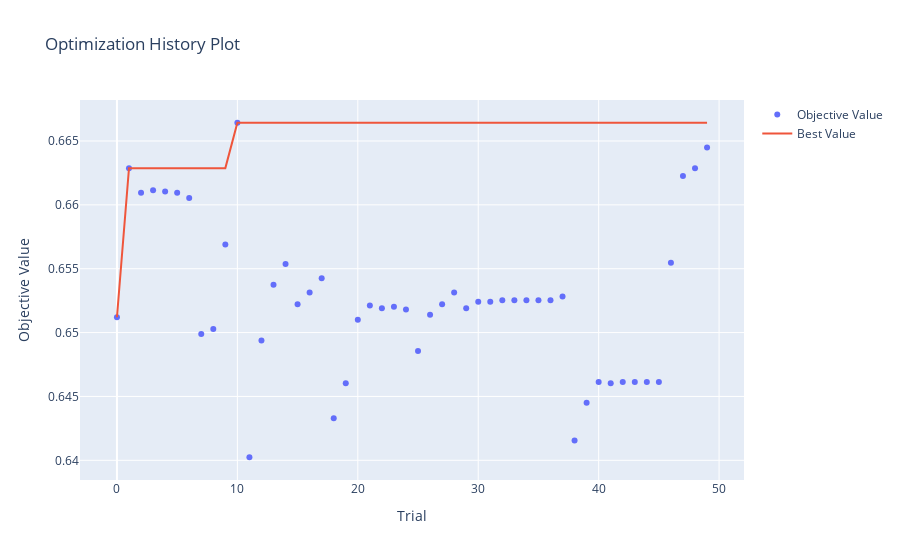
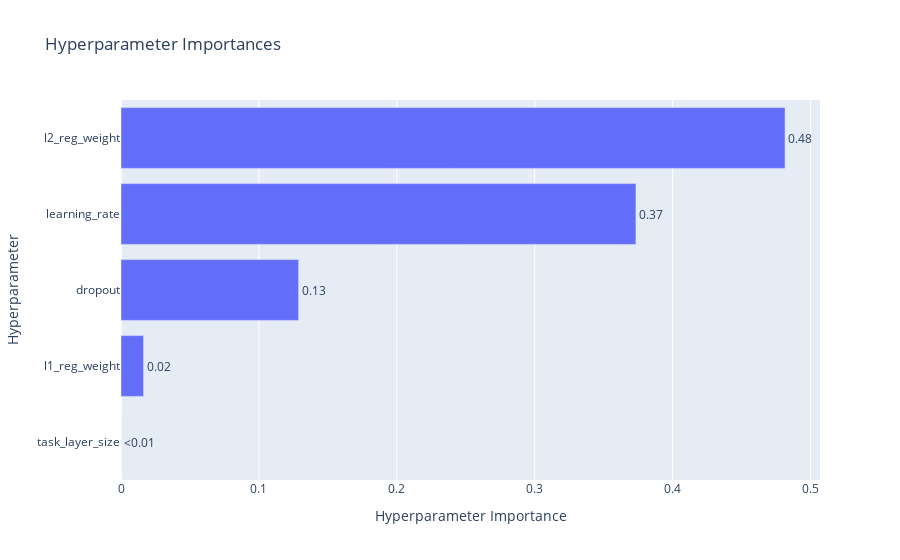

These figures' notebook cell, in order:
### Code cell
# Optionally, visualize the optimization history
try:
    import optuna.visualization as vis
    vis.plot_optimization_history(study).show()
    vis.plot_param_importances(study).show()
except ImportError:
    print("Optuna visualization is not available. Install optuna[visualization] for plotting.")

### Figure 1 — Plotly figure (JSON) as saved in the notebook; plotly's stock layout.template omitted (floating-point values rounded to 4 significant figures)
{"data": [{"mode": "markers", "name": "Objective Value", "type": "scatter", "x": [0, 1, 2, 3, 4, 5, 6, 7, 8, 9, 10, 11, 12, 13, 14, 15, 16, 17, 18, 19, 20, 21, 22, 23, 24, 25, 26, 27, 28, 29, 30, 31, 32, 33, 34, 35, 36, 37, 38, 39, 40, 41, 42, 43, 44, 45, 46, 47, 48, 49], "y": [0.6512, 0.6629, 0.6609, 0.6612, 0.661, 0.6609, 0.6605, 0.6499, 0.6503, 0.6569, 0.6664, 0.6402, 0.6494, 0.6537, 0.6554, 0.6522, 0.6531, 0.6542, 0.6433, 0.646, 0.651, 0.6521, 0.6519, 0.652, 0.6518, 0.6486, 0.6514, 0.6522, 0.6531, 0.6519, 0.6524, 0.6524, 0.6525, 0.6525, 0.6525, 0.6525, 0.6525, 0.6528, 0.6416, 0.6445, 0.6461, 0.646, 0.6461, 0.6461, 0.6461, 0.6461, 0.6555, 0.6623, 0.6629, 0.6645]}, {"mode": "lines", "name": "Best Value", "type": "scatter", "x": [0, 1, 2, 3, 4, 5, 6, 7, 8, 9, 10, 11, 12, 13, 14, 15, 16, 17, 18, 19, 20, 21, 22, 23, 24, 25, 26, 27, 28, 29, 30, 31, 32, 33, 34, 35, 36, 37, 38, 39, 40, 41, 42, 43, 44, 45, 46, 47, 48, 49], "y": [0.6512, 0.6629, 0.6629, 0.6629, 0.6629, 0.6629, 0.6629, 0.6629, 0.6629, 0.6629, 0.6664, 0.6664, 0.6664, 0.6664, 0.6664, 0.6664, 0.6664, 0.6664, 0.6664, 0.6664, 0.6664, 0.6664, 0.6664, 0.6664, 0.6664, 0.6664, 0.6664, 0.6664, 0.6664, 0.6664, 0.6664, 0.6664, 0.6664, 0.6664, 0.6664, 0.6664, 0.6664, 0.6664, 0.6664, 0.6664, 0.6664, 0.6664, 0.6664, 0.6664, 0.6664, 0.6664, 0.6664, 0.6664, 0.6664, 0.6664]}, {"marker": {"color": "#cccccc"}, "mode": "markers", "name": "Infeasible Trial", "showlegend": false, "type": "scatter", "x": [], "y": []}], "layout": {"title": {"text": "Optimization History Plot"}, "xaxis": {"title": {"text": "Trial"}}, "yaxis": {"title": {"text": "Objective Value"}}}}

### Figure 2 — Plotly figure (JSON) as saved in the notebook; plotly's stock layout.template omitted (floating-point values rounded to 4 significant figures)
{"data": [{"cliponaxis": false, "hovertemplate": ["task_layer_size (IntDistribution): 0.0<extra></extra>", "l1_reg_weight (FloatDistribution): 0.016350689208592676<extra></extra>", "dropout (FloatDistribution): 0.12878055537512476<extra></extra>", "learning_rate (FloatDistribution): 0.37337157891305983<extra></extra>", "l2_reg_weight (FloatDistribution): 0.48149717650322277<extra></extra>"], "name": "Objective Value", "orientation": "h", "text": ["<0.01", "0.02", "0.13", "0.37", "0.48"], "textposition": "outside", "type": "bar", "x": [0, 0.01635, 0.1288, 0.3734, 0.4815], "y": ["task_layer_size", "l1_reg_weight", "dropout", "learning_rate", "l2_reg_weight"]}], "layout": {"title": {"text": "Hyperparameter Importances"}, "xaxis": {"title": {"text": "Hyperparameter Importance"}}, "yaxis": {"title": {"text": "Hyperparameter"}}}}
